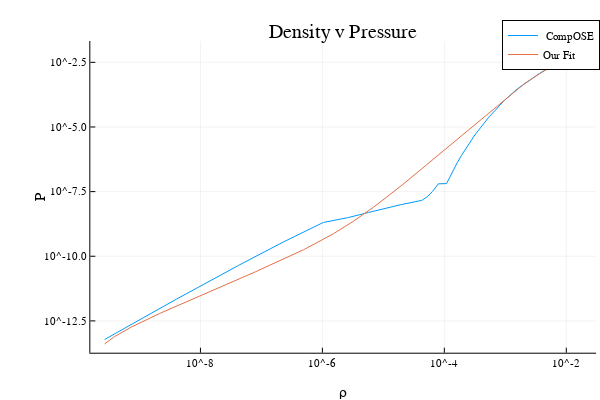

Notebook source saved alongside this figure:
### Code cell
#DNS(CMF) shown here

plot(ρ, P, xaxis =  ("ρ", :log), yaxis = "P", title = "Density v Pressure", label = " CompOSE")

par = [x_interval, y_interval];

P_fit = zeros(size(ρ,1));
for i = 1:size(ρ,1)
    P_fit[i] = integrate_EOS(ρ[i], piece_wise_linear_csound, par)
end

plot!(ρ, P_fit, xaxis = :log, yaxis = :log, label = "Our Fit")

### Figure 1 — Plotly figure (JSON) as saved in the notebook; plotly's stock layout.template omitted (floating-point values rounded to 4 significant figures; data arrays with more than 128 entries replaced by an {"elided": "..."} marker saying what was removed)
{"data": [{"colorbar": {"title": ""}, "legendgroup": " CompOSE", "line": {"color": "rgba(0, 154, 250, 1.000)", "dash": "solid", "shape": "linear", "width": 1}, "mode": "lines", "name": " CompOSE", "showlegend": true, "type": "scatter", "x": {"elided": "1191 float values"}, "xaxis": "x", "y": {"elided": "1191 float values"}, "yaxis": "y", "zmax": null, "zmin": null}, {"colorbar": {"title": ""}, "legendgroup": "Our Fit", "line": {"color": "rgba(227, 111, 71, 1.000)", "dash": "solid", "shape": "linear", "width": 1}, "mode": "lines", "name": "Our Fit", "showlegend": true, "type": "scatter", "x": {"elided": "1191 float values"}, "xaxis": "x", "y": {"elided": "1191 float values"}, "yaxis": "y", "zmax": null, "zmin": null}], "layout": {"annotations": [{"font": {"color": "rgba(0, 0, 0, 1.000)", "family": "sans-serif", "size": 20}, "rotation": 0, "showarrow": false, "text": "Density v Pressure", "x": 0.572, "xanchor": "center", "xref": "paper", "y": 1, "yanchor": "top", "yref": "paper"}], "height": 400, "legend": {"bgcolor": "rgba(255, 255, 255, 1.000)", "bordercolor": "rgba(0, 0, 0, 1.000)", "borderwidth": 1, "font": {"color": "rgba(0, 0, 0, 1.000)", "family": "sans-serif", "size": 11}, "title": {"font": {"color": "rgba(0, 0, 0, 1.000)", "family": "sans-serif", "size": 15}, "text": ""}, "tracegroupgap": 0, "traceorder": "normal", "x": 1, "xanchor": "auto", "y": 1, "yanchor": "auto"}, "margin": {"b": 20, "l": 0, "r": 0, "t": 20}, "paper_bgcolor": "rgba(255, 255, 255, 1.000)", "plot_bgcolor": "rgba(255, 255, 255, 1.000)", "showlegend": true, "width": 600, "xaxis": {"anchor": "y", "domain": [0.1505, 0.9934], "gridcolor": "rgba(0, 0, 0, 0.100)", "gridwidth": 0.5, "linecolor": "rgba(0, 0, 0, 1.000)", "mirror": false, "range": [-9.806, -1.512], "showgrid": true, "showline": true, "showticklabels": true, "tickangle": 0, "tickcolor": "rgb(0, 0, 0)", "tickfont": {"color": "rgba(0, 0, 0, 1.000)", "family": "sans-serif", "size": 11}, "tickmode": "array", "ticks": "inside", "ticktext": ["10^-8", "10^-6", "10^-4", "10^-2"], "tickvals": [1e-08, 1e-06, 0.0001, 0.01], "title": "ρ", "titlefont": {"color": "rgba(0, 0, 0, 1.000)", "family": "sans-serif", "size": 15}, "type": "log", "visible": true, "zeroline": false, "zerolinecolor": "rgba(0, 0, 0, 1.000)"}, "yaxis": {"anchor": "x", "domain": [0.07581, 0.9415], "gridcolor": "rgba(0, 0, 0, 0.100)", "gridwidth": 0.5, "linecolor": "rgba(0, 0, 0, 1.000)", "mirror": false, "range": [-13.73, -1.677], "showgrid": true, "showline": true, "showticklabels": true, "tickangle": 0, "tickcolor": "rgb(0, 0, 0)", "tickfont": {"color": "rgba(0, 0, 0, 1.000)", "family": "sans-serif", "size": 11}, "tickmode": "array", "ticks": "inside", "ticktext": ["10^-12.5", "10^-10.0", "10^-7.5", "10^-5.0", "10^-2.5"], "tickvals": [3.162e-13, 1e-10, 3.162e-08, 1e-05, 0.003162], "title": "P", "titlefont": {"color": "rgba(0, 0, 0, 1.000)", "family": "sans-serif", "size": 15}, "type": "log", "visible": true, "zeroline": false, "zerolinecolor": "rgba(0, 0, 0, 1.000)"}}}
